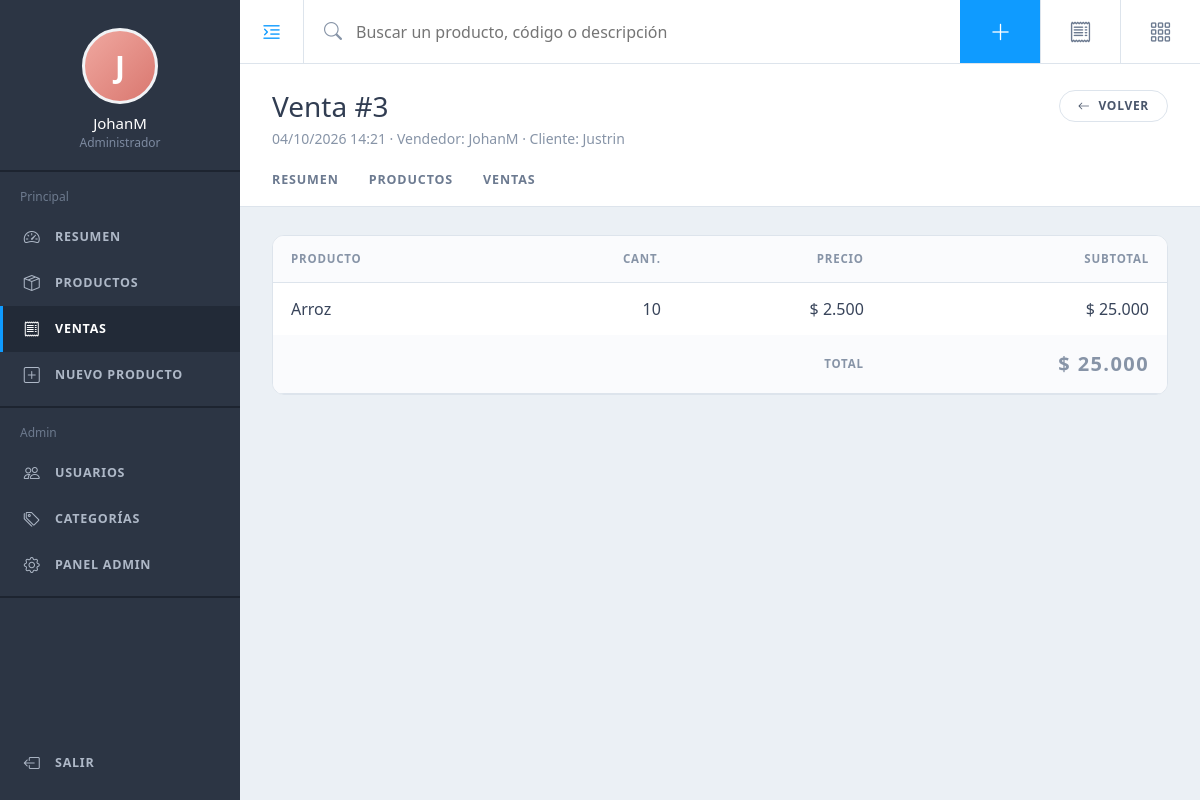
The app's page /ventas/3/ (signed in) with its own data.
### inventario/models.py (models this page shows, shortened)
class Venta(models.Model):
    vendedor = models.ForeignKey(
        settings.AUTH_USER_MODEL, on_delete=models.PROTECT, related_name="ventas"
    )
    cliente = models.CharField(max_length=150, blank=True)
    fecha = models.DateTimeField(auto_now_add=True, db_index=True)
    total = models.DecimalField(max_digits=14, decimal_places=2, default=Decimal("0.00"))
    class Meta:
        ordering = ["-fecha"]

class DetalleVenta(models.Model):
    venta = models.ForeignKey(Venta, on_delete=models.CASCADE, related_name="detalles")
    producto = models.ForeignKey(Producto, on_delete=models.PROTECT, related_name="ventas")
    cantidad = models.PositiveIntegerField(validators=[MinValueValidator(1)])
    precio_unitario = models.DecimalField(max_digits=12, decimal_places=2)
    @property
    def subtotal(self):
        return self.cantidad * self.precio_unitario

class Producto(models.Model):
    sku = models.CharField("código (SKU)", max_length=50, unique=True)
    nombre = models.CharField(max_length=150, db_index=True)
    descripcion = models.TextField("descripción", blank=True)
    categoria = models.ForeignKey(
        Categoria, on_delete=models.PROTECT, null=True, blank=True, related_name="productos"
    )
    precio = models.DecimalField(
        max_digits=12, decimal_places=2, validators=[MinValueValidator(Decimal("0.01"))]
    )
    stock = models.PositiveIntegerField(default=0)
    imagen = models.ImageField("imagen", upload_to="productos/", blank=True)
    activo = models.BooleanField(default=True)
    creado_por = models.ForeignKey(
        settings.AUTH_USER_MODEL, on_delete=models.PROTECT, related_name="productos_creados"
    )
    creado = models.DateTimeField(auto_now_add=True)
    actualizado = models.DateTimeField(auto_now=True)
    class Meta:
        ordering = ["nombre"]
        indexes = [models.Index(fields=["activo", "stock"])]

### inventario/views.py (the view)
# urls.py: path("ventas/<int:pk>/", views.venta_detalle, name="venta_detalle"),
@login_required
def venta_detalle(request, pk):
    venta = get_object_or_404(
        Venta.objects.select_related("vendedor").prefetch_related("detalles__producto"), pk=pk
    )
    return render(request, "inventario/venta_detail.html", {"venta": venta})

### templates/inventario/venta_detail.html (shortened to what this page needs)
{% extends "base.html" %}
{% block heading %}Venta #{{ venta.pk }}{% endblock %}
{% block subheading %}{{ venta.fecha|date:"d/m/Y H:i" }} · Vendedor: {{ venta.vendedor.username }}{% if venta.cliente %} · Cliente: {{ venta.cliente }}{% endif %}{% endblock %}
{% block actions %}<a class="pill" href="{% url 'venta_lista' %}"><i class="bi bi-arrow-left"></i> Volver</a>{% endblock %}
{% block content %}
<div class="panel p-0">
  <div class="table-responsive">
    <table class="tbl">
      <thead><tr><th>Producto</th><th class="text-end">Cant.</th><th class="text-end">Precio</th><th class="text-end">Subtotal</th></tr></thead>
      <tbody>
      {% for d in venta.detalles.all %}
        <tr>
          <td>{{ d.producto.nombre }}</td>
          <td class="text-end">{{ d.cantidad }}</td>
          <td class="text-end">$ {{ d.precio_unitario|floatformat:"-2g" }}</td>
          <td class="text-end">$ {{ d.subtotal|floatformat:"-2g" }}</td>
        </tr>
      {% endfor %}
      </tbody>
      <tfoot><tr><th colspan="3" class="text-end">Total</th><th class="text-end fs-5">$ {{ venta.total|floatformat:"-2g" }}</th></tr></tfoot>
    </table>
  </div>
</div>
{% endblock %}

### templates/base.html (shortened to what this page needs)
{% load static %}<!doctype html>
<html lang="es">
<head>
  <link href="https://cdn.jsdelivr.net/npm/bootstrap@5.3.3/dist/css/bootstrap.min.css" rel="stylesheet">
  <link href="https://cdn.jsdelivr.net/npm/bootstrap-icons@1.11.3/font/bootstrap-icons.min.css" rel="stylesheet">
  <link href="{% static 'inventario/app.css' %}" rel="stylesheet">
</head>
<body>
{% with n=request.resolver_match.url_name %}
<aside class="sidebar" id="sidebar">
  <div class="sb-profile">
    <div class="avatar">{{ user.get_username|first|upper }}</div>
    <div class="sb-name">{{ user.get_full_name|default:user.get_username }}</div>
    <div class="sb-role">{% if user.is_staff %}Administrador{% else %}Usuario{% endif %}</div>
  </div>
  <div class="sb-group">
    <div class="sb-label">Principal</div>
    <a class="nav-i {% if n == 'resumen' %}active{% endif %}" href="{% url 'resumen' %}"><i class="bi bi-speedometer2"></i> Resumen</a>
    <a class="nav-i {% if n == 'producto_lista' %}active{% endif %}" href="{% url 'producto_lista' %}"><i class="bi bi-box-seam"></i> Productos</a>
    <a class="nav-i {% if n == 'venta_lista' or n == 'venta_detalle' %}active{% endif %}" href="{% url 'venta_lista' %}"><i class="bi bi-receipt"></i> Ventas</a>
    <a class="nav-i {% if n == 'producto_nuevo' or n == 'producto_editar' %}active{% endif %}" href="{% url 'producto_nuevo' %}"><i class="bi bi-plus-square"></i> Nuevo producto</a>
  </div>
  {% if user.is_staff %}
  <div class="sb-group">
    <div class="sb-label">Admin</div>
    <a class="nav-i" href="{% url 'admin:auth_user_changelist' %}"><i class="bi bi-people"></i> Usuarios</a>
    <a class="nav-i" href="{% url 'admin:inventario_categoria_changelist' %}"><i class="bi bi-tags"></i> Categorías</a>
    <a class="nav-i" href="{% url 'admin:index' %}"><i class="bi bi-gear"></i> Panel admin</a>
  </div>
  {% endif %}
  <div class="sb-bottom">
    <form method="post" action="{% url 'logout' %}">
      <button class="nav-i" type="submit"><i class="bi bi-box-arrow-left"></i> Salir</button>
    </form>
  </div>
</aside>
<div class="main">
  <header class="topbar">
    <button class="tb-toggle" id="nav-toggle" type="button" aria-label="Menú"><i class="bi bi-text-indent-left"></i></button>
    <form class="tb-search" action="{% url 'producto_lista' %}" method="get" role="search">
      <i class="bi bi-search"></i>
      <input type="search" name="q" value="{{ request.GET.q }}" placeholder="Buscar un producto, código o descripción">
    </form>
    <a class="tb-btn primary" href="{% url 'producto_nuevo' %}" title="Nuevo producto"><i class="bi bi-plus-lg"></i></a>
    <a class="tb-btn" href="{% url 'venta_lista' %}" title="Ventas"><i class="bi bi-receipt"></i></a>
    <a class="tb-btn" href="{% url 'resumen' %}" title="Resumen"><i class="bi bi-grid-3x3-gap"></i></a>
  </header>
  <div class="page-head">
    <div class="ph-top">
      <div>
        <h1>{% block heading %}Inventario{% endblock %}</h1>
        <div class="ph-sub">{% block subheading %}{% endblock %}</div>
      </div>
      <div class="ph-actions">{% block actions %}{% endblock %}</div>
    </div>
    <nav class="ph-tabs">
      <a class="{% if n == 'resumen' %}active{% endif %}" href="{% url 'resumen' %}">Resumen</a>
      <a class="{% if n == 'producto_lista' %}active{% endif %}" href="{% url 'producto_lista' %}">Productos</a>
      <a class="{% if n == 'venta_lista' %}active{% endif %}" href="{% url 'venta_lista' %}">Ventas</a>
    </nav>
  </div>
  <main class="content">
    {% block content %}{% endblock %}
  </main>
</div>
{% endwith %}
</body>
</html>

### inventario/static/inventario/app.css (style rules this page uses)
:root { --sb:#2c3544; --sb-dark:#222a37; --sb-line:#1d2430; --sb-text:#aeb8c7; --accent:#0f9bff; --teal:#3cb7bf; --purple:#a64ca6; --ok:#7cc243; --bg:#ebf0f5; --card:#fff; --text:#38445a; --muted:#8794a7; --line:#dde4ec; --track:#dbe3ec; }
* { box-sizing:border-box }
body { background:var(--bg);color:var(--text);font-family:"Segoe UI",system-ui,-apple-system,Roboto,"Helvetica Neue",Arial,sans-serif }
a { color:var(--accent) }
.sidebar { position:fixed;top:0;bottom:0;left:0;width:240px;background:var(--sb);color:var(--sb-text); overflow-y:auto;z-index:1040;transition:transform .2s ease;display:flex;flex-direction:column }
.sb-profile { padding:28px 16px 18px;text-align:center;border-bottom:2px solid var(--sb-line) }
.avatar { width:76px;height:76px;border-radius:50%;margin:0 auto 10px;background:linear-gradient(135deg,#f0a8a0,#d9776f); color:#fff;font-size:30px;font-weight:600;display:flex;align-items:center;justify-content:center;border:3px solid #f1f3f6 }
.sb-name { color:#fff;font-size:15px;line-height:1.2 }
.sb-role { font-size:12px;color:#7d8aa0;margin-top:2px }
.sb-group { padding:16px 0 8px;border-bottom:2px solid var(--sb-line) }
.sb-label { padding:0 20px 8px;font-size:12px;color:#6d7a8e }
.nav-i { display:flex;align-items:center;gap:14px;padding:11px 20px;color:var(--sb-text);text-decoration:none; font-size:12.5px;font-weight:700;letter-spacing:.06em;text-transform:uppercase;border:0;background:none; width:100%;text-align:left;border-left:3px solid transparent;cursor:pointer }
.nav-i i { font-size:16px;width:18px;text-align:center }
.nav-i.active { color:#fff;background:var(--sb-dark);border-left-color:var(--accent) }
.sb-bottom { margin-top:auto;padding:8px 0 14px }
.main { margin-left:240px;min-height:100vh;display:flex;flex-direction:column;transition:margin .2s ease }
.topbar { height:64px;background:#fff;border-bottom:1px solid var(--line);display:flex;align-items:stretch;position:sticky;top:0;z-index:1020 }
.tb-toggle { width:64px;border:0;background:none;border-right:1px solid var(--line);color:var(--accent);font-size:22px }
.tb-search { flex:1;display:flex;align-items:center;gap:12px;padding:0 20px;min-width:0 }
.tb-search i { color:var(--muted);font-size:18px }
.tb-search input { border:0;outline:0;width:100%;font-size:16px;color:var(--text);background:transparent }
.tb-btn { width:80px;display:flex;align-items:center;justify-content:center;border:0;border-left:1px solid var(--line); background:#fff;color:#6c7a90;font-size:22px;text-decoration:none }
.tb-btn.primary { background:var(--accent);color:#fff;border-left-color:var(--accent) }
.page-head { background:#fff;border-bottom:1px solid var(--line);padding:26px 32px 0 }
.ph-top { display:flex;flex-wrap:wrap;gap:16px;justify-content:space-between;align-items:flex-start }
.page-head h1 { font-size:28px;font-weight:400;margin:0;color:#313d52 }
.ph-sub { color:var(--muted);font-size:14px;margin-top:4px }
.ph-actions { display:flex;flex-wrap:wrap;gap:10px;align-items:center }
.ph-tabs { display:flex;gap:30px;margin-top:22px;overflow-x:auto }
.ph-tabs a { padding:0 0 14px;color:#6c7a90;text-decoration:none;font-size:12.5px;font-weight:700;letter-spacing:.07em; text-transform:uppercase;border-bottom:3px solid transparent;white-space:nowrap }
.content { padding:28px 32px 110px }
.pill { display:inline-flex;align-items:center;gap:8px;padding:8px 18px;border-radius:999px;border:1px solid var(--line); background:#fff;color:#4a566b;font-size:12px;font-weight:700;letter-spacing:.06em;text-transform:uppercase; text-decoration:none;cursor:pointer;line-height:1.2 }
.panel { background:#fff;border:1px solid var(--line);border-radius:12px;padding:22px }
.panel.p-0 { padding:0;overflow:hidden }
.tbl { width:100%;border-collapse:collapse }
.tbl th { font-size:11.5px;font-weight:700;letter-spacing:.07em;text-transform:uppercase;color:var(--muted);padding:14px 18px;border-bottom:1px solid var(--line);background:#fafbfd;white-space:nowrap }
.tbl td { padding:14px 18px;border-bottom:1px solid #eef2f6;vertical-align:middle }
.tbl tr:last-child td { border-bottom:0 }

### records on screen
Venta: pk "3", fecha "04/10/2026 14:21", vendedor.username "JohanM", cliente "Justrin", total "25.000"
DetalleVenta: producto.nombre "Arroz", cantidad "10", precio_unitario "2.500", subtotal "25.000"

### other values on screen
{{ user.get_username|first|upper }} "J"
{{ user.get_full_name|default:user.get_username }} "JohanM"
